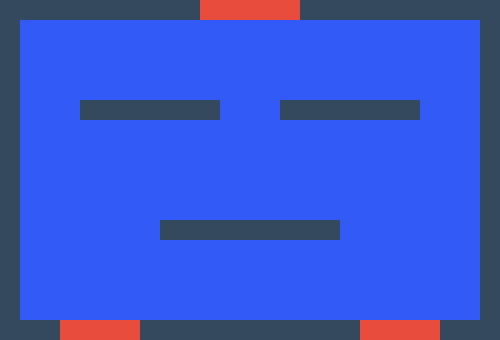

Rendered tile map (Tiled .tmx) drawn with the repository's tilesets; below, a short description and the full map source, tile grids included:
An orthogonal 25x17 tile map with 20x20 px tiles, 1 tile layer (Tile Layer 1).

<map version="1.0" tiledversion="1.1.5" orientation="orthogonal" renderorder="right-down" width="25" height="17" tilewidth="20" tileheight="20" infinite="0" backgroundcolor="#315af6" nextobjectid="1">
 <tileset firstgid="1" source="tileset.tsx" />
 <layer name="Tile Layer 1" width="25" height="17">
  <data encoding="csv">
1,1,1,1,1,1,1,1,1,1,2,2,2,2,2,1,1,1,1,1,1,1,1,1,1,
1,0,0,0,0,0,0,0,0,0,0,0,0,0,0,0,0,0,0,0,0,0,0,0,1,
1,0,0,0,0,0,0,0,0,0,0,0,0,0,0,0,0,0,0,0,0,0,0,0,1,
1,0,0,0,0,0,0,0,0,0,0,0,0,0,0,0,0,0,0,0,0,0,0,0,1,
1,0,0,0,0,0,0,0,0,0,0,0,0,0,0,0,0,0,0,0,0,0,0,0,1,
1,0,0,0,1,1,1,1,1,1,1,0,0,0,1,1,1,1,1,1,1,0,0,0,1,
1,0,0,0,0,0,0,0,0,0,0,0,0,0,0,0,0,0,0,0,0,0,0,0,1,
1,0,0,0,0,0,0,0,0,0,0,0,0,0,0,0,0,0,0,0,0,0,0,0,1,
1,0,0,0,0,0,0,0,0,0,0,0,0,0,0,0,0,0,0,0,0,0,0,0,1,
1,0,0,0,0,0,0,0,0,0,0,0,0,0,0,0,0,0,0,0,0,0,0,0,1,
1,0,0,0,0,0,0,0,0,0,0,0,0,0,0,0,0,0,0,0,0,0,0,0,1,
1,0,0,0,0,0,0,0,1,1,1,1,1,1,1,1,1,0,0,0,0,0,0,0,1,
1,0,0,0,0,0,0,0,0,0,0,0,0,0,0,0,0,0,0,0,0,0,0,0,1,
1,0,0,0,0,0,0,0,0,0,0,0,0,0,0,0,0,0,0,0,0,0,0,0,1,
1,0,0,0,0,0,0,0,0,0,0,0,0,0,0,0,0,0,0,0,0,0,0,0,1,
1,0,0,0,0,0,0,0,0,0,0,0,0,0,0,0,0,0,0,0,0,0,0,0,1,
1,1,1,2,2,2,2,1,1,1,1,1,1,1,1,1,1,1,2,2,2,2,1,1,1
</data>
 </layer>
</map>
